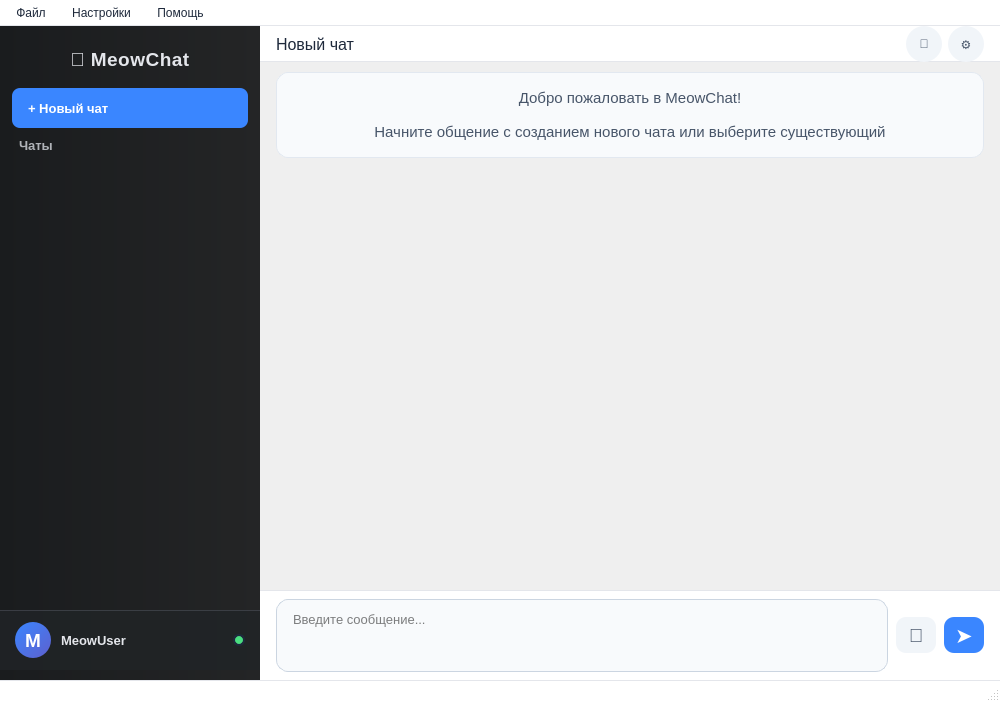
<?xml version="1.0" encoding="UTF-8"?>
<ui version="4.0">
 <class>MainWindow</class>
 <widget class="QMainWindow" name="MainWindow">
  <property name="geometry">
   <rect>
    <x>0</x>
    <y>0</y>
    <width>1000</width>
    <height>702</height>
   </rect>
  </property>
  <property name="minimumSize">
   <size>
    <width>800</width>
    <height>600</height>
   </size>
  </property>
  <property name="windowTitle">
   <string>MeowChat</string>
  </property>
  <property name="styleSheet">
   <string notr="true">QMainWindow {
    background-color: #f0f2f5;
    font-family: 'Segoe UI', 'Open Sans', sans-serif;
}
</string>
  </property>
  <widget class="QWidget" name="centralwidget">
   <layout class="QHBoxLayout" name="horizontalLayout" stretch="0,1">
    <property name="spacing">
     <number>0</number>
    </property>
    <property name="leftMargin">
     <number>0</number>
    </property>
    <property name="topMargin">
     <number>0</number>
    </property>
    <property name="rightMargin">
     <number>0</number>
    </property>
    <property name="bottomMargin">
     <number>0</number>
    </property>
    <item>
     <widget class="QFrame" name="sidebarFrame">
      <property name="minimumSize">
       <size>
        <width>260</width>
        <height>0</height>
       </size>
      </property>
      <property name="maximumSize">
       <size>
        <width>260</width>
        <height>16777215</height>
       </size>
      </property>
      <property name="styleSheet">
       <string notr="true">QFrame#sidebarFrame {
    background: qlineargradient(x1:0, y1:0, x2:1, y2:0, stop:0 #1a1c1e, stop:1 #242526);
    border: none;
}
</string>
      </property>
      <property name="frameShape">
       <enum>QFrame::NoFrame</enum>
      </property>
      <layout class="QVBoxLayout" name="verticalLayout_2">
       <property name="spacing">
        <number>5</number>
       </property>
       <property name="leftMargin">
        <number>0</number>
       </property>
       <property name="topMargin">
        <number>10</number>
       </property>
       <property name="rightMargin">
        <number>0</number>
       </property>
       <property name="bottomMargin">
        <number>10</number>
       </property>
       <item>
        <widget class="QLabel" name="appTitleLabel">
         <property name="sizePolicy">
          <sizepolicy hsizetype="Preferred" vsizetype="Fixed">
           <horstretch>0</horstretch>
           <verstretch>0</verstretch>
          </sizepolicy>
         </property>
         <property name="font">
          <font>
           <pointsize>14</pointsize>
           <bold>true</bold>
          </font>
         </property>
         <property name="styleSheet">
          <string notr="true">QLabel {
    color: #e4e6eb;
    padding: 12px 0;
    font-weight: 600;
    letter-spacing: 0.5px;
}
</string>
         </property>
         <property name="text">
          <string>🐾 MeowChat</string>
         </property>
         <property name="alignment">
          <set>Qt::AlignCenter</set>
         </property>
        </widget>
       </item>
       <item>
        <widget class="QPushButton" name="newChatButton">
         <property name="minimumSize">
          <size>
           <width>0</width>
           <height>40</height>
          </size>
         </property>
         <property name="font">
          <font>
           <pointsize>10</pointsize>
           <bold>false</bold>
          </font>
         </property>
         <property name="cursor">
          <cursorShape>PointingHandCursor</cursorShape>
         </property>
         <property name="styleSheet">
          <string notr="true">QPushButton {
    background-color: #3a86ff;
    color: white;
    border: none;
    border-radius: 8px;
    padding: 8px 16px;
    font-weight: 500;
    margin: 0 12px;
    text-align: left;
}

QPushButton:hover {
    background-color: #2a75f0;
}

QPushButton:pressed {
    background-color: #205fcc;
}
</string>
         </property>
         <property name="text">
          <string>+ Новый чат</string>
         </property>
        </widget>
       </item>
       <item>
        <widget class="QLabel" name="chatsLabel">
         <property name="font">
          <font>
           <pointsize>10</pointsize>
           <bold>false</bold>
          </font>
         </property>
         <property name="styleSheet">
          <string notr="true">QLabel {
    color: #b0b3b8;
    padding: 5px 16px;
    font-weight: 500;
}
</string>
         </property>
         <property name="text">
          <string>Чаты</string>
         </property>
        </widget>
       </item>
       <item>
        <widget class="QListWidget" name="chatsList">
         <property name="styleSheet">
          <string notr="true">QListWidget {
    background-color: transparent;
    border: none;
    color: #e4e6eb;
    outline: none;
    font-size: 10pt;
    padding: 5px 0;
}

QListWidget::item {
    padding: 10px 15px;
    margin: 2px 8px;
    border-radius: 8px;
    border-left: 3px solid transparent;
}

QListWidget::item:selected {
    background-color: rgba(58, 134, 255, 0.2);
    border-left: 3px solid #3a86ff;
    font-weight: 500;
}

QListWidget::item:hover {
    background-color: rgba(255, 255, 255, 0.08);
}

QListWidget::item:selected:hover {
    background-color: rgba(58, 134, 255, 0.25);
}
</string>
         </property>
         <property name="frameShape">
          <enum>QFrame::NoFrame</enum>
         </property>
         <property name="verticalScrollBarPolicy">
          <enum>Qt::ScrollBarAsNeeded</enum>
         </property>
         <property name="horizontalScrollBarPolicy">
          <enum>Qt::ScrollBarAlwaysOff</enum>
         </property>
         <property name="selectionMode">
          <enum>QAbstractItemView::SingleSelection</enum>
         </property>
         <property name="selectionBehavior">
          <enum>QAbstractItemView::SelectRows</enum>
         </property>
         <property name="iconSize">
          <size>
           <width>24</width>
           <height>24</height>
          </size>
         </property>
        </widget>
       </item>
       <item>
        <spacer name="verticalSpacer">
         <property name="orientation">
          <enum>Qt::Vertical</enum>
         </property>
         <property name="sizeHint" stdset="0">
          <size>
           <width>20</width>
           <height>40</height>
          </size>
         </property>
        </spacer>
       </item>
       <item>
        <widget class="QFrame" name="userInfoFrame">
         <property name="minimumSize">
          <size>
           <width>0</width>
           <height>60</height>
          </size>
         </property>
         <property name="maximumSize">
          <size>
           <width>16777215</width>
           <height>60</height>
          </size>
         </property>
         <property name="styleSheet">
          <string notr="true">QFrame#userInfoFrame {
    background-color: rgba(32, 35, 38, 0.85);
    border-top: 1px solid rgba(84, 89, 98, 0.5);
}
</string>
         </property>
         <property name="frameShape">
          <enum>QFrame::NoFrame</enum>
         </property>
         <layout class="QHBoxLayout" name="horizontalLayout_3">
          <property name="spacing">
           <number>10</number>
          </property>
          <property name="leftMargin">
           <number>15</number>
          </property>
          <property name="topMargin">
           <number>0</number>
          </property>
          <property name="rightMargin">
           <number>15</number>
          </property>
          <property name="bottomMargin">
           <number>0</number>
          </property>
          <item>
           <widget class="QLabel" name="userAvatarLabel">
            <property name="minimumSize">
             <size>
              <width>36</width>
              <height>36</height>
             </size>
            </property>
            <property name="maximumSize">
             <size>
              <width>36</width>
              <height>36</height>
             </size>
            </property>
            <property name="styleSheet">
             <string notr="true">QLabel {
    background: qlineargradient(x1:0, y1:0, x2:1, y2:1, stop:0 #3a86ff, stop:1 #5e60ce);
    border-radius: 18px;
    color: white;
    font-weight: bold;
    font-size: 14pt;
    padding: 2px;
}
</string>
            </property>
            <property name="text">
             <string>M</string>
            </property>
            <property name="alignment">
             <set>Qt::AlignCenter</set>
            </property>
           </widget>
          </item>
          <item>
           <widget class="QLabel" name="userNameLabel">
            <property name="font">
             <font>
              <pointsize>10</pointsize>
              <bold>true</bold>
             </font>
            </property>
            <property name="styleSheet">
             <string notr="true">QLabel {
    color: #e4e6eb;
    font-weight: 600;
}
</string>
            </property>
            <property name="text">
             <string>MeowUser</string>
            </property>
            <property name="alignment">
             <set>Qt::AlignVCenter</set>
            </property>
           </widget>
          </item>
          <item>
           <spacer name="horizontalSpacer_2">
            <property name="orientation">
             <enum>Qt::Horizontal</enum>
            </property>
            <property name="sizeHint" stdset="0">
             <size>
              <width>40</width>
              <height>20</height>
             </size>
            </property>
           </spacer>
          </item>
          <item>
           <widget class="QPushButton" name="userStatusButton">
            <property name="minimumSize">
             <size>
              <width>12</width>
              <height>12</height>
             </size>
            </property>
            <property name="maximumSize">
             <size>
              <width>12</width>
              <height>12</height>
             </size>
            </property>
            <property name="cursor">
             <cursorShape>PointingHandCursor</cursorShape>
            </property>
            <property name="styleSheet">
             <string notr="true">QPushButton {
    background-color: #4ade80;
    border-radius: 6px;
    border: 2px solid #1e293b;
}
QPushButton:hover {
    background-color: #22c55e;
}</string>
            </property>
            <property name="text">
             <string/>
            </property>
           </widget>
          </item>
         </layout>
        </widget>
       </item>
      </layout>
     </widget>
    </item>
    <item>
     <layout class="QVBoxLayout" name="verticalLayout">
      <property name="spacing">
       <number>0</number>
      </property>
      <property name="leftMargin">
       <number>0</number>
      </property>
      <property name="topMargin">
       <number>0</number>
      </property>
      <property name="rightMargin">
       <number>0</number>
      </property>
      <property name="bottomMargin">
       <number>0</number>
      </property>
      <item>
       <widget class="QFrame" name="chatHeaderFrame">
        <property name="maximumSize">
         <size>
          <width>16777215</width>
          <height>60</height>
         </size>
        </property>
        <property name="styleSheet">
         <string notr="true">QFrame#chatHeaderFrame {
    background-color: white;
    border-bottom: 1px solid #e4e6eb;
}
</string>
        </property>
        <property name="frameShape">
         <enum>QFrame::NoFrame</enum>
        </property>
        <layout class="QHBoxLayout" name="horizontalLayout_2">
         <property name="leftMargin">
          <number>16</number>
         </property>
         <property name="topMargin">
          <number>0</number>
         </property>
         <property name="rightMargin">
          <number>16</number>
         </property>
         <property name="bottomMargin">
          <number>0</number>
         </property>
         <item>
          <widget class="QLabel" name="chatNameLabel">
           <property name="font">
            <font>
             <pointsize>12</pointsize>
            </font>
           </property>
           <property name="styleSheet">
            <string notr="true">QLabel {
    color: #1e293b;
}
</string>
           </property>
           <property name="text">
            <string>Новый чат</string>
           </property>
          </widget>
         </item>
         <item>
          <spacer name="horizontalSpacer">
           <property name="orientation">
            <enum>Qt::Horizontal</enum>
           </property>
           <property name="sizeHint" stdset="0">
            <size>
             <width>40</width>
             <height>20</height>
            </size>
           </property>
          </spacer>
         </item>
         <item>
          <widget class="QPushButton" name="membersButton">
           <property name="minimumSize">
            <size>
             <width>36</width>
             <height>36</height>
            </size>
           </property>
           <property name="maximumSize">
            <size>
             <width>36</width>
             <height>36</height>
            </size>
           </property>
           <property name="cursor">
            <cursorShape>PointingHandCursor</cursorShape>
           </property>
           <property name="styleSheet">
            <string notr="true">QPushButton {
    background-color: #f1f5f9;
    border-radius: 18px;
    color: #475569;
    font-weight: bold;
}

QPushButton:hover {
    background-color: #e2e8f0;
}

QPushButton:pressed {
    background-color: #cbd5e1;
}
</string>
           </property>
           <property name="text">
            <string>👥</string>
           </property>
          </widget>
         </item>
         <item>
          <widget class="QPushButton" name="settingsButton">
           <property name="minimumSize">
            <size>
             <width>36</width>
             <height>36</height>
            </size>
           </property>
           <property name="maximumSize">
            <size>
             <width>36</width>
             <height>36</height>
            </size>
           </property>
           <property name="cursor">
            <cursorShape>PointingHandCursor</cursorShape>
           </property>
           <property name="styleSheet">
            <string notr="true">QPushButton {
    background-color: #f1f5f9;
    border-radius: 18px;
    color: #475569;
}

QPushButton:hover {
    background-color: #e2e8f0;
}

QPushButton:pressed {
    background-color: #cbd5e1;
}
</string>
           </property>
           <property name="text">
            <string>⚙️</string>
           </property>
          </widget>
         </item>
        </layout>
       </widget>
      </item>
      <item>
       <widget class="QScrollArea" name="scrollArea">
        <property name="frameShape">
         <enum>QFrame::NoFrame</enum>
        </property>
        <property name="verticalScrollBarPolicy">
         <enum>Qt::ScrollBarAsNeeded</enum>
        </property>
        <property name="widgetResizable">
         <bool>true</bool>
        </property>
        <widget class="QWidget" name="scrollAreaWidgetContents">
         <property name="geometry">
          <rect>
           <x>0</x>
           <y>0</y>
           <width>738</width>
           <height>522</height>
          </rect>
         </property>
         <layout class="QVBoxLayout" name="messagesLayout">
          <property name="spacing">
           <number>10</number>
          </property>
          <property name="leftMargin">
           <number>16</number>
          </property>
          <property name="topMargin">
           <number>10</number>
          </property>
          <property name="rightMargin">
           <number>16</number>
          </property>
          <property name="bottomMargin">
           <number>10</number>
          </property>
          <item>
           <widget class="QLabel" name="welcomeLabel">
            <property name="styleSheet">
             <string notr="true">QLabel {
    background-color: #f8fafc;
    border-radius: 12px;
    padding: 16px;
    color: #475569;
    font-size: 11pt;
    border: 1px solid #e2e8f0;
}
</string>
            </property>
            <property name="text">
             <string>Добро пожаловать в MeowChat!

Начните общение с созданием нового чата или выберите существующий</string>
            </property>
            <property name="alignment">
             <set>Qt::AlignCenter</set>
            </property>
            <property name="wordWrap">
             <bool>true</bool>
            </property>
           </widget>
          </item>
          <item>
           <spacer name="verticalSpacer_2">
            <property name="orientation">
             <enum>Qt::Vertical</enum>
            </property>
            <property name="sizeHint" stdset="0">
             <size>
              <width>20</width>
              <height>40</height>
             </size>
            </property>
           </spacer>
          </item>
         </layout>
        </widget>
       </widget>
      </item>
      <item>
       <widget class="QFrame" name="inputFrame">
        <property name="maximumSize">
         <size>
          <width>16777215</width>
          <height>90</height>
         </size>
        </property>
        <property name="styleSheet">
         <string notr="true">QFrame#inputFrame {
    background-color: white;
    border-top: 1px solid #e4e6eb;
    padding: 8px;
}
</string>
        </property>
        <property name="frameShape">
         <enum>QFrame::NoFrame</enum>
        </property>
        <layout class="QVBoxLayout" name="verticalLayout_3">
         <property name="spacing">
          <number>6</number>
         </property>
         <property name="leftMargin">
          <number>8</number>
         </property>
         <property name="topMargin">
          <number>0</number>
         </property>
         <property name="rightMargin">
          <number>8</number>
         </property>
         <property name="bottomMargin">
          <number>0</number>
         </property>
         <item>
          <layout class="QHBoxLayout" name="horizontalLayout_5" stretch="0,0,0">
           <property name="spacing">
            <number>8</number>
           </property>
           <item>
            <widget class="QTextEdit" name="messageTextEdit">
             <property name="minimumSize">
              <size>
               <width>0</width>
               <height>40</height>
              </size>
             </property>
             <property name="maximumSize">
              <size>
               <width>16777215</width>
               <height>100</height>
              </size>
             </property>
             <property name="font">
              <font>
               <pointsize>10</pointsize>
               <bold>false</bold>
              </font>
             </property>
             <property name="cursor" stdset="0">
              <cursorShape>IBeamCursor</cursorShape>
             </property>
             <property name="styleSheet">
              <string notr="true">QTextEdit {
    border: 1px solid #cbd5e1;
    border-radius: 12px;
    padding: 8px 12px;
    font-size: 10pt;
    color: black;
    background-color: #f8fafc;
    selection-background-color: #3a86ff;
    selection-color: white;
}

QTextEdit:focus {
    border: 1px solid #3a86ff;
    background-color: white;
}</string>
             </property>
             <property name="acceptRichText">
              <bool>false</bool>
             </property>
             <property name="placeholderText">
              <string>Введите сообщение...</string>
             </property>
            </widget>
           </item>
           <item>
            <widget class="QPushButton" name="fileButton">
             <property name="minimumSize">
              <size>
               <width>40</width>
               <height>36</height>
              </size>
             </property>
             <property name="maximumSize">
              <size>
               <width>40</width>
               <height>36</height>
              </size>
             </property>
             <property name="cursor">
              <cursorShape>PointingHandCursor</cursorShape>
             </property>
             <property name="styleSheet">
              <string notr="true">QPushButton {
    background-color: #f1f5f9;
    border-radius: 10px;
    color: #475569;
    font-size: 14pt;
}

QPushButton:hover {
    background-color: #e2e8f0;
}

QPushButton:pressed {
    background-color: #cbd5e1;
}
</string>
             </property>
             <property name="text">
              <string>📎</string>
             </property>
            </widget>
           </item>
           <item>
            <widget class="QPushButton" name="sendButton">
             <property name="minimumSize">
              <size>
               <width>40</width>
               <height>36</height>
              </size>
             </property>
             <property name="maximumSize">
              <size>
               <width>40</width>
               <height>36</height>
              </size>
             </property>
             <property name="cursor">
              <cursorShape>PointingHandCursor</cursorShape>
             </property>
             <property name="styleSheet">
              <string notr="true">QPushButton {
    background-color: #3a86ff;
    border-radius: 10px;
    color: white;
    font-weight: bold;
    font-size: 16pt;
}

QPushButton:hover {
    background-color: #2a75f0;
}

QPushButton:pressed {
    background-color: #205fcc;
}

QPushButton:disabled {
    background-color: #94a3b8;
}
</string>
             </property>
             <property name="text">
              <string>➤</string>
             </property>
            </widget>
           </item>
          </layout>
         </item>
        </layout>
       </widget>
      </item>
     </layout>
    </item>
   </layout>
  </widget>
  <widget class="QStatusBar" name="statusbar">
   <property name="styleSheet">
    <string notr="true">QStatusBar {
    background-color: white;
    border-top: 1px solid #e4e6eb;
    color: #64748b;
    padding: 4px 8px;
    font-size: 9pt;
}
</string>
   </property>
  </widget>
  <widget class="QMenuBar" name="menubar">
   <property name="geometry">
    <rect>
     <x>0</x>
     <y>0</y>
     <width>1000</width>
     <height>30</height>
    </rect>
   </property>
   <property name="styleSheet">
    <string notr="true">QMenuBar {
    background-color: white;
    border-bottom: 1px solid #e4e6eb;
    color: #1e293b;
    padding: 2px 0;
}

QMenuBar::item {
    background-color: transparent;
    padding: 4px 8px;
    border-radius: 4px;
    margin: 0 2px;
}

QMenuBar::item:selected {
    background-color: #e2e8f0;
}

QMenu {
    background-color: white;
    border: 1px solid #cbd5e1;
    color: #1e293b;
    font-size: 10pt;
}

QMenu::item:selected {
    background-color: #f1f5f9;
}
</string>
   </property>
   <widget class="QMenu" name="menuFile">
    <property name="title">
     <string>Файл</string>
    </property>
    <addaction name="actionNewChat"/>
    <addaction name="actionConnectChat"/>
    <addaction name="separator"/>
    <addaction name="actionExit"/>
   </widget>
   <widget class="QMenu" name="menuSettings">
    <property name="title">
     <string>Настройки</string>
    </property>
    <addaction name="actionPreferences"/>
   </widget>
   <widget class="QMenu" name="menuHelp">
    <property name="title">
     <string>Помощь</string>
    </property>
    <addaction name="actionAbout"/>
   </widget>
   <addaction name="menuFile"/>
   <addaction name="menuSettings"/>
   <addaction name="menuHelp"/>
  </widget>
  <action name="actionNewChat">
   <property name="text">
    <string>Новый чат</string>
   </property>
   <property name="shortcut">
    <string>Ctrl+N</string>
   </property>
  </action>
  <action name="actionConnectChat">
   <property name="text">
    <string>Подключиться к чату</string>
   </property>
   <property name="shortcut">
    <string>Ctrl+O</string>
   </property>
  </action>
  <action name="actionExit">
   <property name="text">
    <string>Выход</string>
   </property>
   <property name="shortcut">
    <string>Ctrl+Q</string>
   </property>
  </action>
  <action name="actionPreferences">
   <property name="text">
    <string>Настройки</string>
   </property>
   <property name="shortcut">
    <string>Ctrl+,</string>
   </property>
  </action>
  <action name="actionAbout">
   <property name="text">
    <string>О программе</string>
   </property>
  </action>
 </widget>
 <resources/>
 <connections>
  <connection>
   <sender>actionExit</sender>
   <signal>triggered()</signal>
   <receiver>MainWindow</receiver>
   <slot>close()</slot>
   <hints>
    <hint type="sourcelabel">
     <x>-1</x>
     <y>-1</y>
    </hint>
    <hint type="destinationlabel">
     <x>499</x>
     <y>349</y>
    </hint>
   </hints>
  </connection>
 </connections>
</ui>
